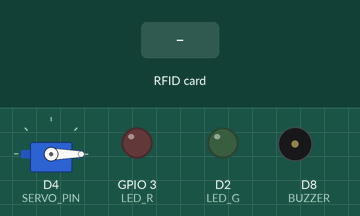
A sketch run on a simulated ESP8266 (NodeMCU). On the bench: servo, output pins drawn as LEDs (lit = HIGH), buzzer (waves = sounding, pin HIGH). The inputs (shaded band) are chosen by the test bench. WiFi joins after 1.5 s; servers stay silent unless stated; network time is answered at once with the bench clock; the local clock reads 2024-03-15 10:24:30 at power-on unless the sketch sets it; pins used as bus, display or sensor lines are not drawn; what the sketch prints to the serial monitor is not drawn.

Above: at 2.8 s.
2.9 s: RFID card 74 18 92 23 90 held to the reader
At 3.34 s:
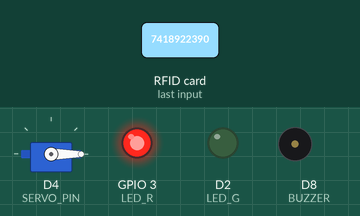
5.0 s: RFID card 85 A1 39 06 held to the reader
At 5.16 s:
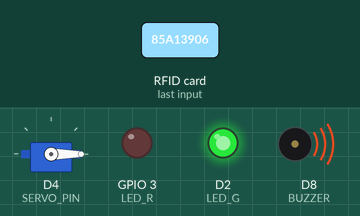
At 6.1 s:
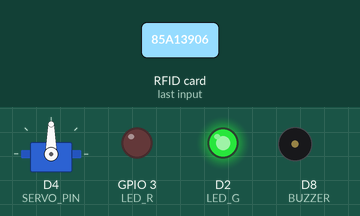
Timing chart, 0 to 11.7 s (numbered marks = the images above; inputs shaded):
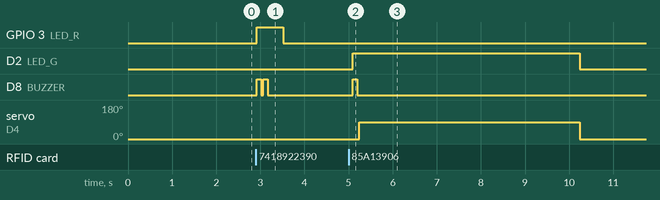

Measured:
- after the input at 2.9 s, GPIO 3 (LED_R): LOW → HIGH at once, → LOW 0.60 s later; D8 (BUZZER): alternates HIGH for 0.10 s and LOW for 0.05 s, 4 changes in all, then stays LOW, starting at once
- after the input at 5.0 s, D2 (LED_G): LOW → HIGH after 0.09 s, → LOW 5.2 s later; D8 (BUZZER): LOW → HIGH after 0.09 s, → LOW 0.10 s later; servo on D4 (SERVO_PIN): 0° → 90° after 0.24 s, → 0° 5.0 s later

The sketch:

CODE.ino
```cpp
#include <ESP8266WiFi.h>
#include <WiFiClientSecure.h>
#include <ESP8266WebServer.h>
#include <SPI.h>
#include <MFRC522.h>
#include <Servo.h>
#include <UniversalTelegramBot.h>
#include <ArduinoJson.h>
#include <NTPClient.h>
#include <WiFiUdp.h>

// ---------------- NETWORK ----------------
const char* ssid = "vivo Y21";
const char* password = "7418922390";
const char* BOTtoken = "8482210850:AAGg0cJwqTNVilV6hHbNO-J3XhToXOyDqwU";
const char* CHAT_ID = "996053949";

// ---------------- USERS ----------------
const String USER_1_UID = "85 A1 39 06";
const String USER_2_UID = "9E D7 F3 05";
const String USER_3_UID = "A3 DF 37 27";
const String USER_4_UID = "63 11 C0 27";

// ---------------- CERTIFICATES ----------------
const String CERT_UID   = "C0 D5 9E 5F";   // old
const String CERT_UID_1 = "03 B5 9E E4";   // new
const String CERT_UID_2 = "33 4F B4 E4";   // new

// ---------------- PINS ----------------
#define SS_1_PIN D0
#define SS_2_PIN D1
#define RST_PIN  D3
#define SERVO_PIN D4
#define LED_G     D2
#define LED_R     3
#define BUZZER    D8

MFRC522 rfid_door(SS_1_PIN, RST_PIN);
MFRC522 rfid_file(SS_2_PIN, RST_PIN);
Servo lockerServo;
ESP8266WebServer server(80);

WiFiClientSecure client;
UniversalTelegramBot bot(BOTtoken, client);
WiFiUDP ntpUDP;
NTPClient timeClient(ntpUDP, "pool.ntp.org", 19800);

// ---------------- STATE ----------------
String lockerStatus = "LOCKED";
String fileStatus = "Checking...";
String lastUser = "None";
String lastActionTime = "N/A";
String eventLogs = "--- SMART LOCKER LOGS ---\n";

// ------------------------------------------------
// TELEGRAM SEND
// ------------------------------------------------
void sendTelegram(String msg) {
  server.stop();
  digitalWrite(SS_1_PIN, HIGH);
  digitalWrite(SS_2_PIN, HIGH);

  client.setInsecure();
  client.setBufferSizes(512, 512);

  if (bot.sendMessage(CHAT_ID, msg, "")) {
    Serial.println("Telegram Sent");
  } else {
    Serial.println("Telegram Failed");
  }

  client.stop();
  server.begin();
}

// ------------------------------------------------
// WEB DASHBOARD
// ------------------------------------------------
void handleDownload() {
  server.sendHeader("Content-Disposition", "attachment; filename=logs.txt");
  server.send(200, "text/plain", eventLogs);
}

void handleRoot() {
  String html = "<html><head><meta name='viewport' content='width=device-width, initial-scale=1'><style>";
  html += "body { font-family: sans-serif; text-align: center; background: #1a1a2e; color: white; }";
  html += ".card { background: #16213e; padding: 20px; border-radius: 15px; display: inline-block; margin-top: 30px; border: 2px solid #0f3460; }";
  html += ".btn { background: #e94560; color: white; padding: 10px 20px; text-decoration: none; border-radius: 5px; display: inline-block; margin-top: 15px; }";
  html += "</style><title>Locker Dashboard</title></head><body><div class='card'><h1>Locker Admin</h1>";
  html += "<p>Door Status: <b>" + lockerStatus + "</b></p>";
  html += "<p>File Presence: <b>" + fileStatus + "</b></p>";
  html += "<hr><p>Last Action: " + lastUser + " @ " + lastActionTime + "</p>";
  html += "<a href='/download' class='btn'>DOWNLOAD LOGS</a></div></body></html>";
  server.send(200, "text/html", html);
}

// ------------------------------------------------
// SETUP
// ------------------------------------------------
void setup() {
  Serial.begin(115200);

  pinMode(LED_G, OUTPUT);
  pinMode(LED_R, OUTPUT);
  pinMode(BUZZER, OUTPUT);

  pinMode(SS_1_PIN, OUTPUT);
  pinMode(SS_2_PIN, OUTPUT);
  digitalWrite(SS_1_PIN, HIGH);
  digitalWrite(SS_2_PIN, HIGH);

  lockerServo.attach(SERVO_PIN);
  lockerServo.write(0);

  WiFi.begin(ssid, password);
  while (WiFi.status() != WL_CONNECTED) {
    delay(500);
    Serial.print(".");
  }

  server.on("/", handleRoot);
  server.on("/download", handleDownload);
  server.begin();

  timeClient.begin();

  SPI.begin();
  rfid_door.PCD_Init();
  rfid_file.PCD_Init();

  Serial.println("\nConnected. IP:");
  Serial.println(WiFi.localIP());
}

// ------------------------------------------------
// LOOP
// ------------------------------------------------
void loop() {
  server.handleClient();

  static unsigned long lastCheck = 0;
  if (millis() - lastCheck > 4000) {
    fileStatus = isCertPresent() ? "PRESENT" : "MISSING";
    timeClient.update();
    lastCheck = millis();
  }

  digitalWrite(SS_2_PIN, HIGH);
  digitalWrite(SS_1_PIN, LOW);

  if (rfid_door.PICC_IsNewCardPresent() && rfid_door.PICC_ReadCardSerial()) {

    String scanned = getUID(rfid_door);

    if (scanned == USER_1_UID) handleTransaction("User 1");
    else if (scanned == USER_2_UID) handleTransaction("User 2");
    else if (scanned == USER_3_UID) handleTransaction("User 3");
    else if (scanned == USER_4_UID) handleTransaction("User 4");
    else denyAccess();

    rfid_door.PCD_Init();
  }
}

// ------------------------------------------------
// TRANSACTION
// ------------------------------------------------
void handleTransaction(String name) {

  bool wasInside = isCertPresent();

  lastUser = name;
  lastActionTime = timeClient.getFormattedTime();
  lockerStatus = "OPEN";

  digitalWrite(LED_G, HIGH);
  beep(1);

  lockerServo.write(90);
  delay(5000);

  lockerServo.write(0);
  lockerStatus = "LOCKED";
  digitalWrite(LED_G, LOW);
  delay(2000);

  bool isInsideNow = isCertPresent();

  String actionMsg = "";

  if (wasInside && !isInsideNow)
    actionMsg = "⚠️ " + name + " Took certificate (should be returned within 7 days).";
  else if (!wasInside && isInsideNow)
    actionMsg = "✅ " + name + " RETURNED certificate";
  else
    actionMsg = "🔓 " + name + " accessed locker";

  eventLogs += "[" + lastActionTime + "] " + actionMsg + "\n";

  sendTelegram(actionMsg + " at " + lastActionTime);
}

// ------------------------------------------------
// CERTIFICATE CHECK
// ------------------------------------------------
bool isCertPresent() {

  digitalWrite(SS_1_PIN, HIGH);
  digitalWrite(SS_2_PIN, LOW);

  rfid_file.PCD_Init();
  bool found = false;

  if (rfid_file.PICC_IsNewCardPresent() && rfid_file.PICC_ReadCardSerial()) {

    String uid = getUID(rfid_file);

    if (uid == CERT_UID ||
        uid == CERT_UID_1 ||
        uid == CERT_UID_2) {
      found = true;
    }
  }

  digitalWrite(SS_2_PIN, HIGH);
  return found;
}

// ------------------------------------------------
// UID
// ------------------------------------------------
String getUID(MFRC522 &reader) {
  String uid = "";

  for (byte i = 0; i < reader.uid.size; i++) {
    if (reader.uid.uidByte[i] < 0x10) uid += "0";
    uid += String(reader.uid.uidByte[i], HEX);
    if (i < reader.uid.size - 1) uid += " ";
  }

  uid.toUpperCase();
  reader.PICC_HaltA();
  return uid;
}

// ------------------------------------------------
// DENY
// ------------------------------------------------
void denyAccess() {
  digitalWrite(LED_R, HIGH);
  beep(2);

  String t = timeClient.getFormattedTime();
  eventLogs += "[" + t + "] 🚫 UNAUTHORIZED SCAN\n";

  sendTelegram("🚫 Unauthorized card at " + t);

  digitalWrite(LED_R, LOW);
}

// ------------------------------------------------
// BUZZER
// ------------------------------------------------
void beep(int c) {
  for (int i = 0; i < c; i++) {
    digitalWrite(BUZZER, HIGH);
    delay(100);
    digitalWrite(BUZZER, LOW);
    delay(50);
  }
}
```
